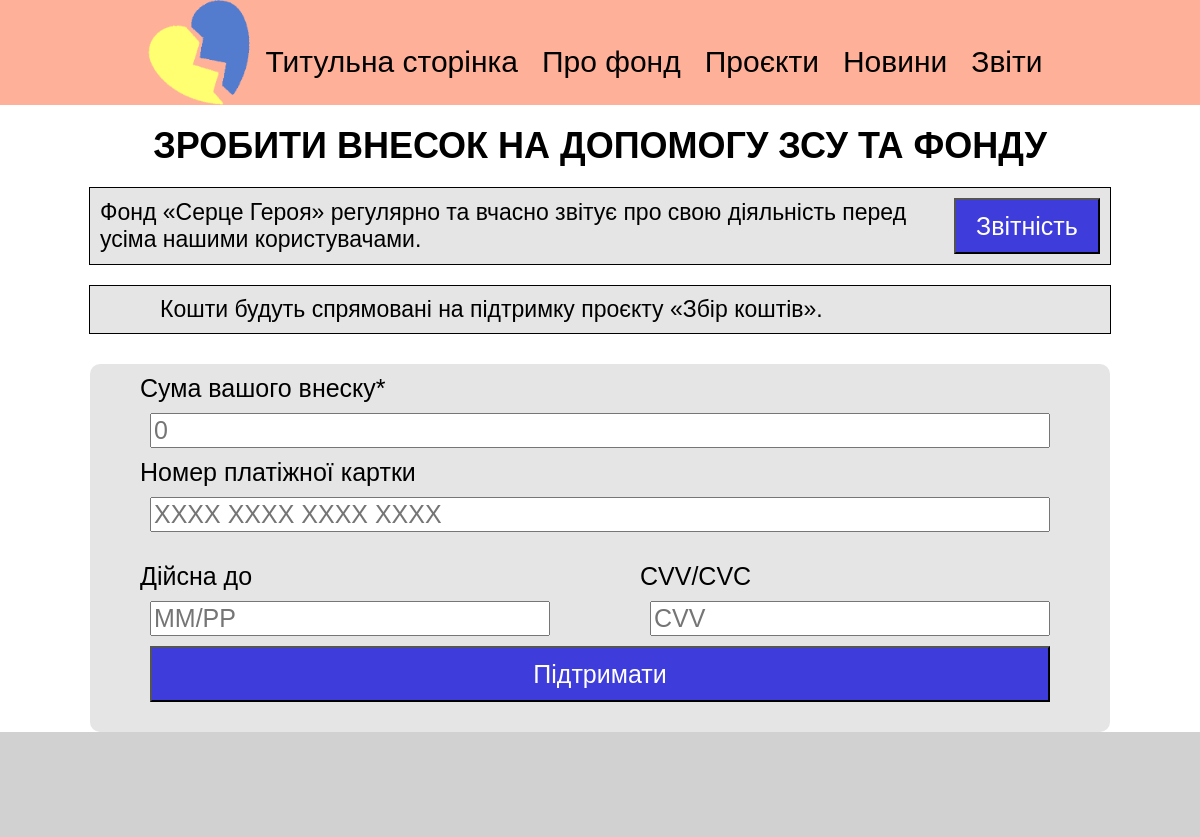
Before: /support_project/2/ with the older database file.
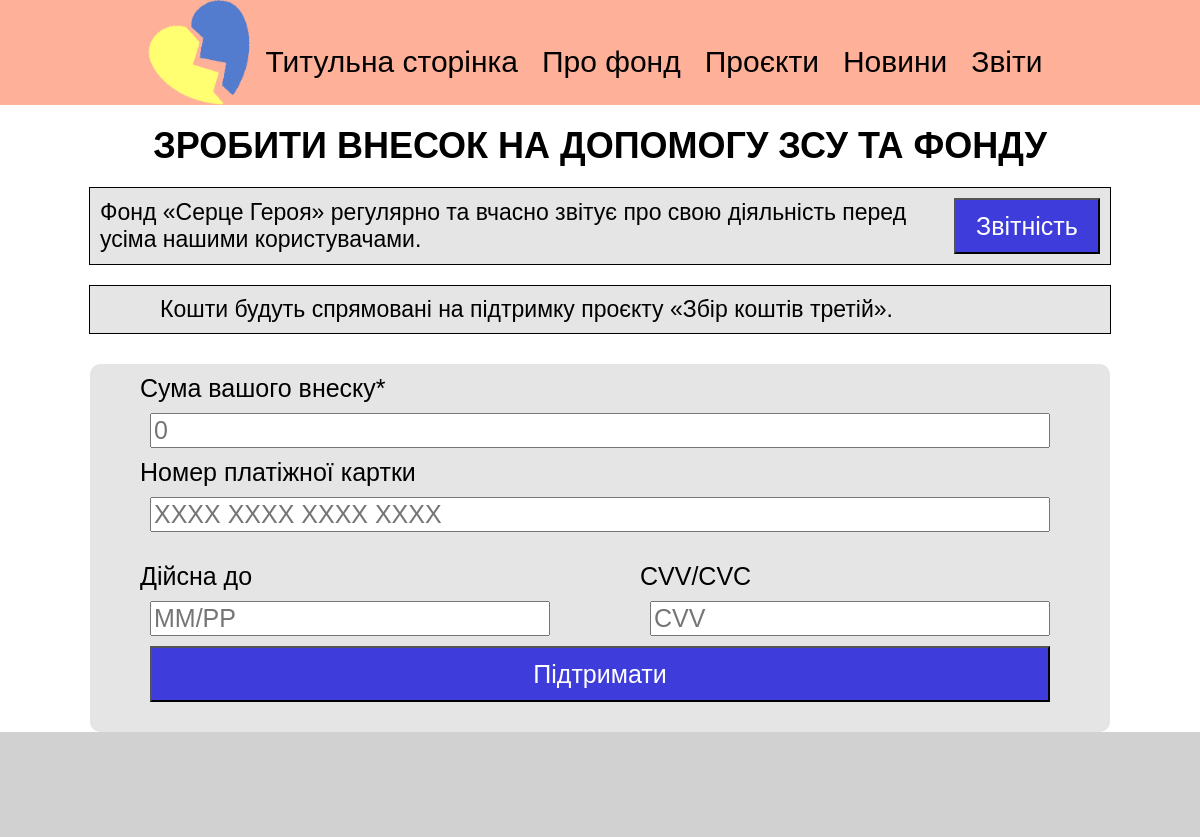
After: the same page with the newer database file.
### UAFOND/models.py (models this page shows)
class Projects(models.Model):
    id = models.AutoField(primary_key=True)
    title = models.CharField(max_length=100, null=False, blank=False)
    author = models.CharField(max_length=100, null=False, blank=False)
    text = models.TextField()
    img = models.ImageField(upload_to='projects/')
    req_money = models.DecimalField(max_digits=20, decimal_places=2, null=False)
    coll_money = models.DecimalField(max_digits=20, decimal_places=2, null=False)
    active = models.BooleanField(default=True, null=False)

### UAFOND/views.py (the view)
# urls.py: path('support_project/<int:id>/', views.support_project, name='support_project'),
def support_project(request, id):
    project = get_object_or_404(Projects, id=id)
    if request.method == 'POST':
        amount = request.POST.get('amount')
        logger.info(f"Received amount: {amount}")
        try:
            amount = Decimal(amount)
            logger.info(f"Converted amount: {amount}")
            project.coll_money += amount
            project.save()
            return JsonResponse({'new_coll_money': project.coll_money})
        except (ValueError):
            logger.error(f"Invalid amount value: {amount}")
            return JsonResponse({'error': 'Invalid amount'}, status=400)
    else:
        return render(request, 'support.html', {'project': project})

### templates/support.html (shortened to what this page needs)
<html lang="uk-UA">
<head>
    {% load static %}
</head>
<body>
    {%block content%}
    <div id="highbar">
        <img src = "{% static 'label.png'%} ">
        <div id="center">
            <ul>
                <li><a href="{% url 'main' %}">Титульна сторінка</a></li>
                <li><a href="{% url 'about' %}">Про фонд</a></li>
                <li><a href="{% url 'projects' %}">Проєкти</a></li>
                <li><a href="{% url 'news' %}">Новини</a></li>
                <li><a href="{% url 'report' %}">Звіти</a></li>
            </ul>
        </div>
    </div>
    <div id = "headtitle">
        <lable id="Title">ЗРОБИТИ ВНЕСОК НА ДОПОМОГУ ЗСУ ТА ФОНДУ</lable>
        <div class="info_window" id = "reportbar">
            <a class="info_lable">Фонд «Серце Героя» регулярно та вчасно звітує про свою діяльність перед усіма нашими користувачами.</a>
            <button class="page_button" onclick="window.location.href='{% url 'report' %}'">Звітність</button>
        </div>
        {% if project%}
        <div class="info_window" id = "projectbar">
            <a class="info_lable" href="{% url 'proj' project.id %}">Кошти будуть спрямовані на підтримку проєкту «{{project.title}}».</a>
        </div>
        {% endif %}
    </div>
    <div id="donate">
        <a>Сума вашого внеску*</a>
        <input class="card_input" id="donateAmount" type="text" placeholder="0">
        <div id="card_info">
            <a>Номер платіжної картки</a>
            <input class="card_input" id="card_num" type="text" placeholder="XXXX XXXX XXXX XXXX" maxlength="16">
            <div id="two_inputs">
                <div class="column" id="date_column">
                    <a>Дійсна до</a>
                    <input class="card_input small_input" id="card_date" type="text" placeholder="ММ/РР" maxlength="5">
                </div>
                <div class="column" id="cvv_column">
                    <a>CVV/CVC</a>
                    <input class="card_input small_input" id="CVV" type="text" placeholder="CVV" maxlength="4">
                </div>
            </div>
        </div>
        <button id="donate_button" data-project-id="{{ project.id }}">Підтримати</button>
    </div>
    <div id="lowbar">
    </div>
    <link rel="stylesheet" type="text/css" href="{% static 'support.css' %}">
    {% endblock %}
</body>
</html>

Changed rows visible on the page:
changed Projects: title "Збір коштів" → "Збір коштів третій"
